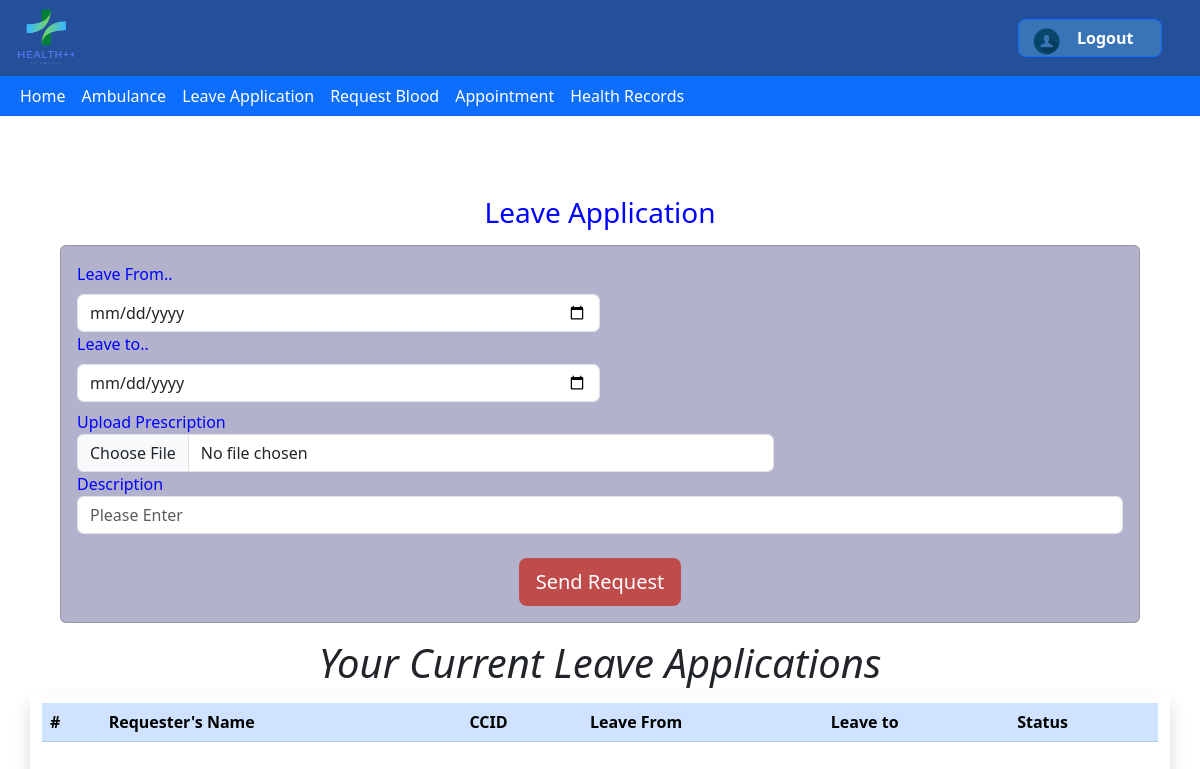
The app's page /leave/ (signed in), older data.
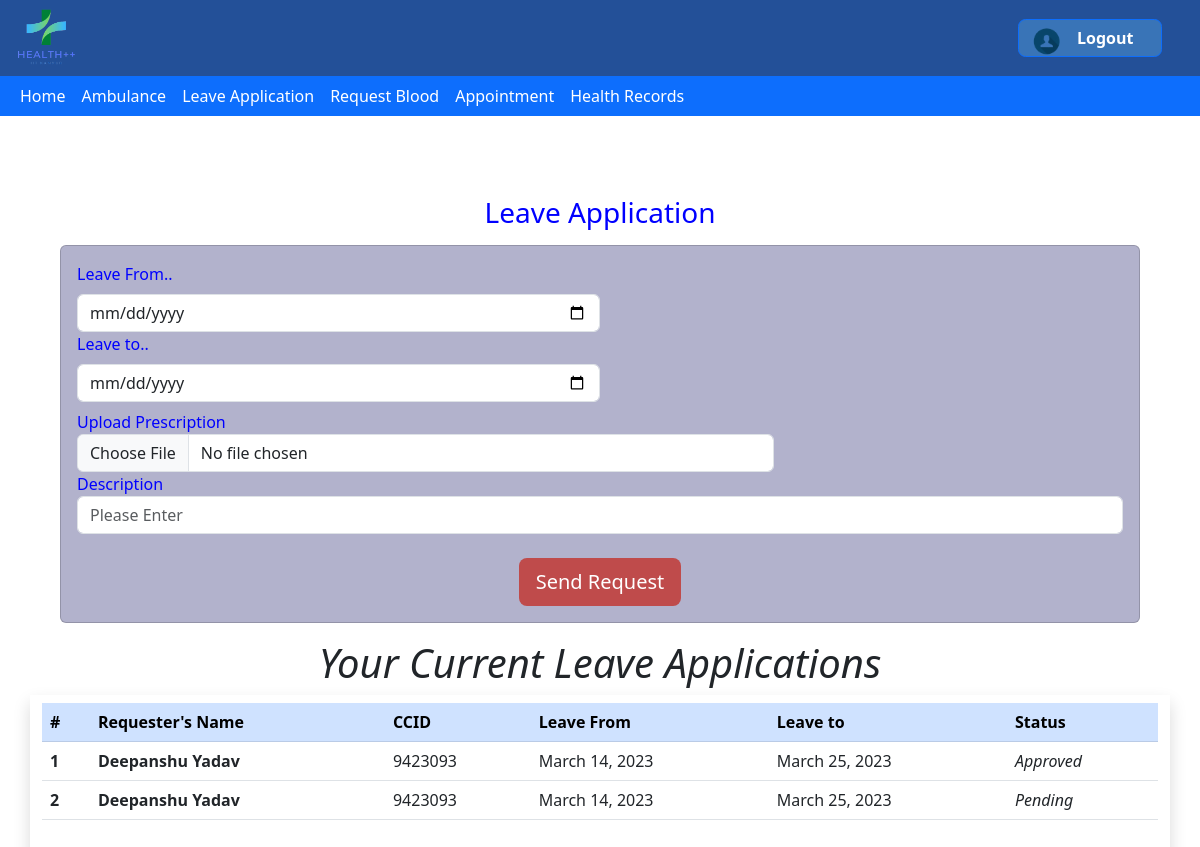
The same page, newer data.
### leaveapp/models.py (models this page shows)
class LeaveApplication(models.Model):
    Account=models.ForeignKey(Account,on_delete=models.CASCADE,null=True)
    Leave_details=models.ForeignKey(Leave_detail,on_delete=models.CASCADE,null=True)
    Status=models.CharField(choices=status_choices,default='Pending',max_length=100,blank=True)

class Leave_detail(models.Model):
    FromDate=models.DateField()
    ToDate=models.DateField()
    Description=models.TextField(max_length=200)
    Prescription_Image=models.ImageField()
    requestTime=models.TimeField(null=True,blank=True)

### members/models.py (models this page shows, shortened)
class Account(models.Model):
    user=models.OneToOneField(User,on_delete=models.CASCADE)
    Role=models.CharField(max_length=100,choices=roles,default="Student",blank=True)
    DOB=models.DateField(blank=True,null=True)
    BloodG=models.CharField(choices=BloodG,null=True,max_length=20)
    CCID=models.CharField(null=True,max_length=20)
    Gender=models.CharField(null=True,default='Male',max_length=10)

### leaveapp/views.py (the view, shortened to what this page needs)
# urls.py: path("",views.index,name="index"),
@login_required
def index(request):
    User_Account=Account.objects.get(user=request.user)
    AllApps=LeaveApplication.objects.filter(Account=User_Account)
    returnList=[]
    for application in AllApps:
        returnList.append(application)
    return render(request,"leaveapp/leavebase.html",{"error":0,"Queue":returnList,})

### leaveapp/templates/leaveapp/leavebase.html (shortened to what this page needs)
{% extends 'health/base.html' %}
{% load static%}
{%block content%}
<!DOCTYPE html>
<html>
    <head>
        <link href="https://cdn.jsdelivr.net/npm/bootstrap@5.3.0-alpha1/dist/css/bootstrap.min.css" rel="stylesheet">
    </head>
    <body>
        <div class="mt-2 mx-5">
            <br />
            <div class="container-sm ml-5 mr-5 mt-5">
                <h3 style='color: blue;text-align: center;' class="mb-3 mx-4">Leave Application  </h3>
                <form enctype ="multipart/form-data" method = 'POST' class="card p-3  ml-5 mr-5 " style='background-color: #b2b2cc;color: blue;font-weight: 400;'>
                    <div>
                        <div class="col-md-6">
                            <label htmlFor="validationCustom04" class="form-label">
                                Leave From..
                            </label>
                            <input
                            type="date"
                            class="form-control"
                            id="validationCustom04"
                            name="fromDate"
                            required
                            ></input>
                        </div>
                        <div class="col-md-6">
                            <label htmlFor="validationCustom04" class="form-label">
                                Leave to..
                            </label>
                            <input
                            type="date"
                            class="form-control"
                            id="validationCustom04"
                            name="toDate"
                            required
                            ></input>
                        </div>
                    </div>
                    <div class="form-group row ">
                        <div class="col-md-12 col-lg-6 ">
                            <label htmlFor="requesterusername">
                                <div class=" mt-2">Upload Prescription</div>
                            </label>
                        </div>
                    </div>
                    <div class="col-md-12 col-lg-8 ">
                        <input name="image" accept="image/*" class="form-control" type="file" id="formFile"></input>
                    </div>
                    <div class="form-group">
                        <label htmlFor="exampleFormControlTextarea1">Description</label>
                        <input
                            name = "description "
                            type="text"
                            class="form-control"
                            id="exampleFormControlInput1"
                            placeholder="Please Enter"
                        ></input>
                    </div>
                    <div class="mt-4 text-center">
                        <button
                            type="submit"
                            onclick = "submit()"
                            class="btn btn-lg text-white"
                            style='background-color: #bf4b4b;'
                        >
                            Send Request
                        </button>
                    </div>
                </form>
            </div>
        </div>
        <h1><center><em>Your Current Leave Applications</em></center></h1>
        <div class="container shadow min-vh-100 py-2">
            <div class="table-responsive">
                <table class="table accordion">
                    <thead class="table-primary">
                        <tr>
                            <th scope="col">#</th>
                            <th scope="col">Requester's Name</th>
                            <th scope="col">CCID</th>
                            <th scope="col">Leave From</th>
                            <th scope="col">Leave to</th>
                            <th scope="col">Status</th>
                        </tr>
                    </thead>
                    <tbody>
                        {% for Application in Queue %}
                        <tr data-bs-toggle="collapse" data-bs-target="#r{{forloop.counter}}" class="accordion-toggle">
                            <th scope="row">{{forloop.counter}}</th>
                            <td><strong>{{Application.Account.user.get_full_name}}</strong></td>
                            <td>{{Application.Account.CCID}}</td>
                            <td>{{Application.Leave_details.FromDate}}</td>
                            <td>{{Application.Leave_details.ToDate}}</td>
                            <td><em>{{Application.Status}}</em></td>
                        </tr>
                        {%endfor%}
                    </tbody>
                </table>
            </div>
        </div>
    </body>
</html>
{%endblock%}

### health/templates/health/base.html (shortened to what this page needs)
{%load static%}
<head>
    <link href="https://cdn.jsdelivr.net/npm/bootstrap@5.3.0-alpha1/dist/css/bootstrap.min.css" rel="stylesheet">
</head>
{%if user.is_authenticated%}
<body>
    <div>
        <div class="header">
            <a href="{% url 'home'%}">
                <img
                    class="mt-2 mx-3"
                    id="image"
                    src="{% static 'health/images/logo.png'%}"
                    style='width: 60px; height: 60px;'
                    alt="App logo"
                />
            </a>
            <a id="usersign" href="{% url 'logoutUser' %}" class="btn btn-primary">
                <img
                    id="image"
                    src="{% static 'health/images/common/user_logo.png'%}"
                    style='width: 30px; height: 30px;'
                    alt="user icon"
                />
                <div class="text-white">Logout</div>
            </a>
        </div>
    </div>
    <div>
        <nav class="navbar navbar-expand-sm bg-primary" style="padding: 0;">
            <div class="container-fluid">
                <div
                    class="navbar-collapse collapse show"
                    id="navbarSupportedContent"
                >
                    <ul class="navbar-nav me-auto mb-2 mb-lg-0">
                        <li class="nav-item">
                            <a class="nav-link" aria-current="page" href="{% url 'home'%}">
                                Home
                            </a>
                        </li>
                        <li class="nav-item">
                            <a class="nav-link" aria-current="page" href="/ambulance">
                                Ambulance
                            </a>
                        </li>
                        <li class="nav-item">
                            {% if user.account.Role == 'DUGC'%}
                            <a class="nav-link" href="{% url 'ViewApplications' %}">
                                Leave Application
                            </a>
                            {% elif user.account.Role == 'Student'%}
                            <a class="nav-link" href="{% url 'leave' %}">
                                Leave Application
                            </a>
                            {%endif%}
                        </li>
                        <li class="nav-item">
                            <a class="nav-link" href="/blood_donate">
                                Request Blood
                            </a>
                        </li>
                       {% if user.account.Role != 'Ambulance'%}
                        <li class="nav-item">
                            <a class="nav-link" href="{% url 'book_appointment'%}">
                                Appointment
                            </a>
                        </li>
                        {% endif %}
                        {% if user.account.Role == 'Student'%}
                        <li class="nav-item">
                            <a class="nav-link" href="{% url 'health_records'%}">
                                Health Records
                            </a>
                        </li>
                        {% elif user.account.Role == 'Receptionist' or user.account.Role == 'Doctor'%}
                        <li class="nav-item">
                            <a class="nav-link" href="{% url 'home_health_record'%}">
                                Health Records
                            </a>
                        </li>
                        {% endif%}
                    </ul>
                </div>
            </div>
        </nav>
    </div>
    {% endif %}
</body>
{%block content%}
{%endblock%}

### health/templates/health/base.html (style rules this page uses)
.header { width: 100%; height: 20mm; background-color: #235098; }
#image { float: left; }
#usersign { float: right; background-color:rgb(57, 116, 183); background-repeat: no-repeat; margin-top:5mm; border-radius: 2mm; margin-right: 10mm; font-weight: bold; width: 9em; height: 10mm; }
.navbar .navbar-nav .nav-item .nav-link { color: white; }

Row changes from the older to the newer data that the page shows:
added LeaveApplication: Account.user.get_full_name "Deepanshu Yadav", Account.CCID "9423093", Leave_details.FromDate "March 14, 2023", Leave_details.ToDate "March 25, 2023", Status "Approved"
added LeaveApplication: Account.user.get_full_name "Deepanshu Yadav", Account.CCID "9423093", Leave_details.FromDate "March 14, 2023", Leave_details.ToDate "March 25, 2023", Status "Pending"
